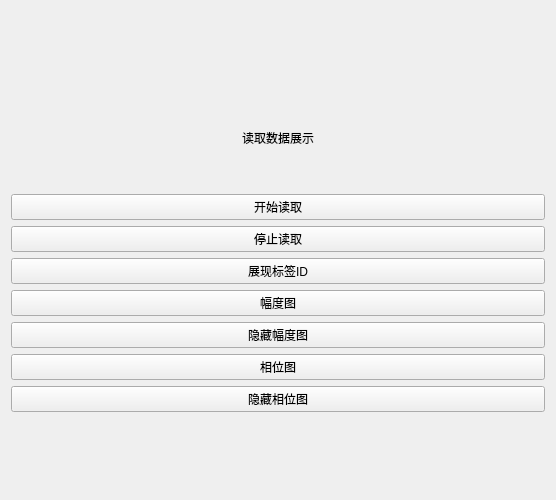
<?xml version="1.0" encoding="UTF-8"?>
<ui version="4.0">
 <class>Form</class>
 <widget class="QWidget" name="Form">
  <property name="geometry">
   <rect>
    <x>0</x>
    <y>0</y>
    <width>556</width>
    <height>500</height>
   </rect>
  </property>
  <property name="windowTitle">
   <string>Form</string>
  </property>
  <layout class="QVBoxLayout" name="verticalLayout_5">
   <item>
    <layout class="QVBoxLayout" name="verticalLayout_4">
     <item>
      <widget class="QLabel" name="label">
       <property name="maximumSize">
        <size>
         <width>16777215</width>
         <height>100</height>
        </size>
       </property>
       <property name="text">
        <string>读取数据展示</string>
       </property>
       <property name="alignment">
        <set>Qt::AlignCenter</set>
       </property>
      </widget>
     </item>
     <item>
      <layout class="QHBoxLayout" name="horizontalLayout_2">
       <item>
        <layout class="QVBoxLayout" name="verticalLayout_3">
         <item>
          <layout class="QHBoxLayout" name="horizontalLayout">
           <item>
            <layout class="QVBoxLayout" name="verticalLayout" stretch="0,0,0,0,0,0,0">
             <item>
              <widget class="QPushButton" name="pushButton_start">
               <property name="maximumSize">
                <size>
                 <width>16777215</width>
                 <height>16777215</height>
                </size>
               </property>
               <property name="text">
                <string>开始读取</string>
               </property>
              </widget>
             </item>
             <item>
              <widget class="QPushButton" name="pushButton_stop">
               <property name="maximumSize">
                <size>
                 <width>16777215</width>
                 <height>16777215</height>
                </size>
               </property>
               <property name="text">
                <string>停止读取</string>
               </property>
              </widget>
             </item>
             <item>
              <widget class="QPushButton" name="pushButton_show">
               <property name="minimumSize">
                <size>
                 <width>150</width>
                 <height>0</height>
                </size>
               </property>
               <property name="maximumSize">
                <size>
                 <width>16777215</width>
                 <height>16777215</height>
                </size>
               </property>
               <property name="text">
                <string>展现标签ID</string>
               </property>
              </widget>
             </item>
             <item>
              <widget class="QPushButton" name="pushButton_rssi">
               <property name="maximumSize">
                <size>
                 <width>16777215</width>
                 <height>16777215</height>
                </size>
               </property>
               <property name="text">
                <string>幅度图</string>
               </property>
              </widget>
             </item>
             <item>
              <widget class="QPushButton" name="pushButton_hiderssi">
               <property name="maximumSize">
                <size>
                 <width>16777215</width>
                 <height>16777215</height>
                </size>
               </property>
               <property name="text">
                <string>隐藏幅度图</string>
               </property>
              </widget>
             </item>
             <item>
              <widget class="QPushButton" name="pushButton_phase">
               <property name="maximumSize">
                <size>
                 <width>16777215</width>
                 <height>16777215</height>
                </size>
               </property>
               <property name="text">
                <string>相位图</string>
               </property>
              </widget>
             </item>
             <item>
              <widget class="QPushButton" name="pushButton_hidephase">
               <property name="maximumSize">
                <size>
                 <width>16777215</width>
                 <height>16777215</height>
                </size>
               </property>
               <property name="text">
                <string>隐藏相位图</string>
               </property>
              </widget>
             </item>
            </layout>
           </item>
          </layout>
         </item>
        </layout>
       </item>
      </layout>
     </item>
    </layout>
   </item>
  </layout>
 </widget>
 <resources/>
 <connections/>
</ui>
